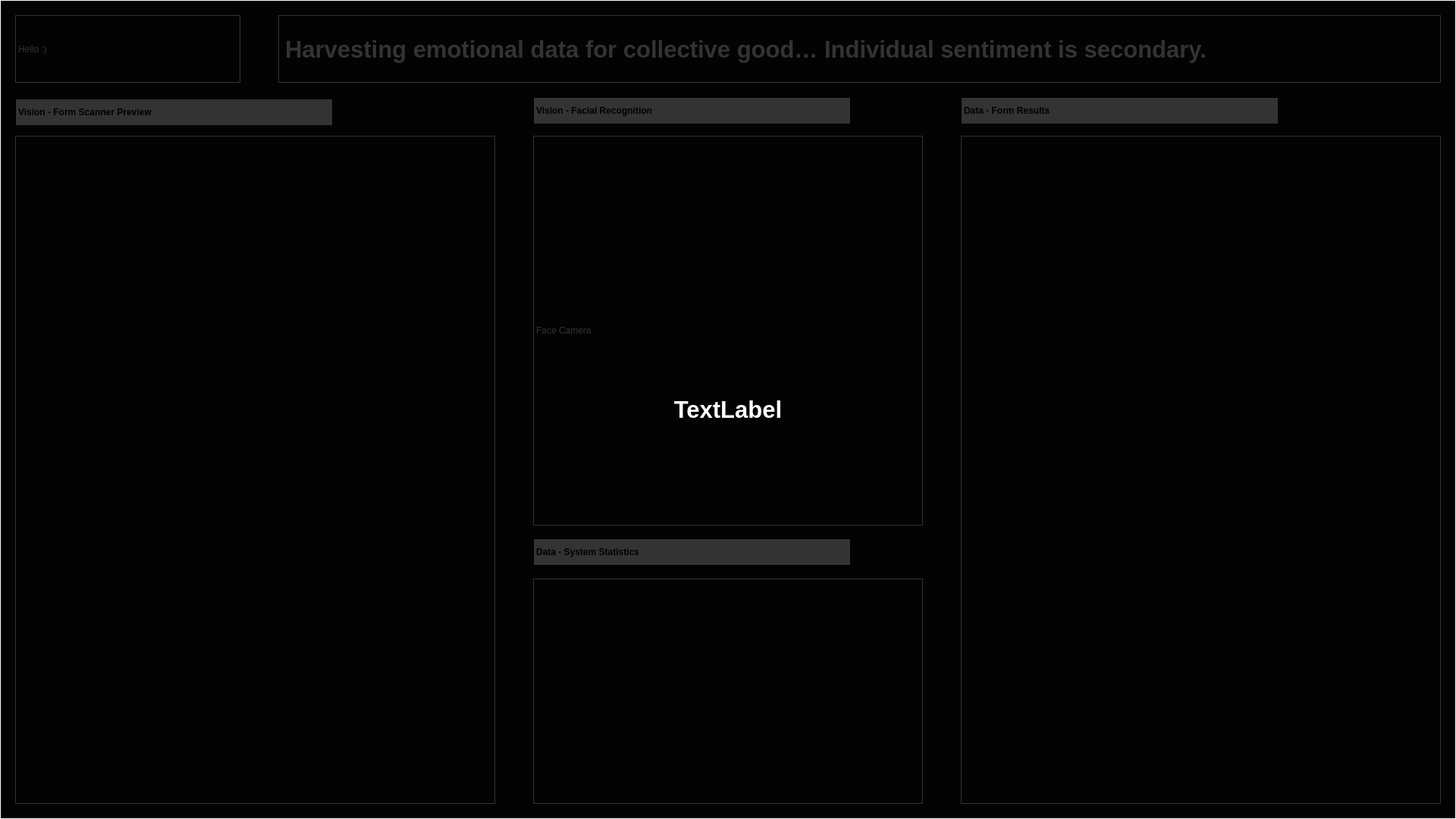
<?xml version="1.0" encoding="UTF-8"?>
<ui version="4.0">
 <class>DisplayWidget</class>
 <widget class="QWidget" name="DisplayWidget">
  <property name="geometry">
   <rect>
    <x>0</x>
    <y>0</y>
    <width>1920</width>
    <height>1080</height>
   </rect>
  </property>
  <property name="windowTitle">
   <string>William Westwood - CSM2024</string>
  </property>
  <property name="styleSheet">
   <string notr="true">
    #DisplayWidget {
    background-color: rgb(14, 14, 14);
    }

    QLabel {
    color: rgb(255, 255, 255);
    font: 75 12pt "Roboto Mono";
    }


    QProgressBar {
    border: none;
    border-radius: 0px;
    background-color: rgb(14, 14, 14);
    }

    QProgressBar::chunk {
    background-color: #FFFFFF;
    width: 20px;
    margin: 2px;
    }

   </string>
  </property>

  <widget class="QLabel" name="logoLabel">
   <property name="geometry">
    <rect>
     <x>20</x>
     <y>20</y>
     <width>297</width>
     <height>89</height>
    </rect>
   </property>
   <property name="frameShape">
    <enum>QFrame::Shape::Box</enum>
   </property>
   <property name="text">
    <string>Hello :)</string>
   </property>
  </widget>

  <widget class="QLabel" name="progressLabel">
   <property name="geometry">
    <rect>
     <x>367</x>
     <y>20</y>
     <width>1533</width>
     <height>89</height>
    </rect>
   </property>
   <property name="frameShape">
    <enum>QFrame::Shape::Box</enum>
   </property>
   <property name="text">
    <string>Harvesting emotional data for collective good… Individual sentiment is secondary.</string>
   </property>
   <property name="styleSheet">
    <string notr="true">
     font-weight: 600;
     text-transform: uppercase;
     font-size: 23pt;
    </string>
   </property>
  </widget>

  <widget class="QLabel" name="frameTitle">
   <property name="geometry">
    <rect>
     <x>20</x>
     <y>130</y>
     <width>419</width>
     <height>36</height>
    </rect>
   </property>
   <property name="frameShape">
    <enum>QFrame::Shape::Box</enum>
   </property>
   <property name="text">
    <string>Vision - Form Scanner Preview</string>
   </property>
   <property name="styleSheet">
    <string notr="true">
     background-color: rgb(255, 255, 255);
     color: rgb(0, 0, 0);
     font-weight: 600;
     text-transform: uppercase;
    </string>
   </property>
  </widget>

  <widget class="QLabel" name="frameLabel">
   <property name="geometry">
    <rect>
     <x>20</x>
     <y>179</y>
     <width>633</width>
     <height>881</height>
    </rect>
   </property>
   <property name="frameShape">
    <enum>QFrame::Shape::Box</enum>
   </property>

   <widget class="QLabel" name="frameWidget">

    <property name="geometry">
     <rect>
      <x>5</x>
      <y>5</y>
      <width>623</width>
      <height>871</height>
     </rect>
    </property>
   </widget>

  </widget>

  <widget class="QLabel" name="faceTitle">
   <property name="geometry">
    <rect>
     <x>703</x>
     <y>128</y>
     <width>419</width>
     <height>36</height>
    </rect>
   </property>
   <property name="frameShape">
    <enum>QFrame::Shape::Box</enum>
   </property>
   <property name="text">
    <string>Vision - Facial Recognition</string>
   </property>
   <property name="styleSheet">
    <string notr="true">
     background-color: rgb(255, 255, 255);
     color: rgb(0, 0, 0);
     font-weight: 600;
     text-transform: uppercase;
    </string>
   </property>
  </widget>

  <widget class="QLabel" name="faceLabel">
   <property name="geometry">
    <rect>
     <x>703</x>
     <y>179</y>
     <width>514</width>
     <height>514</height>
    </rect>
   </property>
   <property name="frameShape">
    <enum>QFrame::Shape::Box</enum>
   </property>
   <property name="text">
    <string>Face Camera</string>
   </property>

   <widget class="QLabel" name="faceWidget">

    <property name="geometry">
     <rect>
      <x>5</x>
      <y>5</y>
      <width>504</width>
      <height>504</height>
     </rect>
    </property>
   </widget>

  </widget>

  <widget class="QLabel" name="statsTitle">
   <property name="geometry">
    <rect>
     <x>703</x>
     <y>710</y>
     <width>419</width>
     <height>36</height>
    </rect>
   </property>
   <property name="frameShape">
    <enum>QFrame::Shape::Box</enum>
   </property>
   <property name="text">
    <string>Data - System Statistics</string>
   </property>
   <property name="styleSheet">
    <string notr="true">
     background-color: rgb(255, 255, 255);
     color: rgb(0, 0, 0);
     font-weight: 600;
     text-transform: uppercase;
    </string>
   </property>
  </widget>

  <widget class="QLabel" name="statsLabel">
   <property name="geometry">
    <rect>
     <x>703</x>
     <y>763</y>
     <width>514</width>
     <height>297</height>
    </rect>
   </property>
   <property name="frameShape">
    <enum>QFrame::Shape::Box</enum>
   </property>

    <widget class="QLabel" name="cpuLabel">
     <property name="geometry">
      <rect>
       <x>10</x>
       <y>0</y>
       <width>504</width>
       <height>45</height>
      </rect>
     </property>
     <property name="styleSheet">
      <string notr="true">
       font-weight: 400;
       font-size: 16pt;
       text-transform: uppercase;
      </string>
     </property>
    </widget>

   <widget class="QProgressBar" name="cpuBar">
    <property name="geometry">
     <rect>
      <x>10</x>
      <y>45</y>
      <width>494</width>
      <height>40</height>
     </rect>
    </property>
    <property name="value">
     <number>0</number>
    </property>
    <property name="minimum">
     <number>0</number>
    </property>
    <property name="maximum">
     <number>100</number>
    </property>
    <property name="textVisible">
     <bool>false</bool>
    </property>
   </widget>


    <widget class="QLabel" name="memLabel">
     <property name="geometry">
      <rect>
       <x>10</x>
       <y>99</y>
       <width>504</width>
       <height>45</height>
      </rect>
     </property>
     <property name="styleSheet">
      <string notr="true">
       font-weight: 400;
       font-size: 16pt;
       text-transform: uppercase;
      </string>
     </property>
    </widget>



   <widget class="QProgressBar" name="memBar">
    <property name="geometry">
     <rect>
      <x>10</x>
      <y>144</y>
      <width>494</width>
      <height>40</height>
     </rect>
    </property>
    <property name="value">
     <number>0</number>
    </property>
    <property name="minimum">
     <number>0</number>
    </property>
    <property name="maximum">
     <number>100</number>
    </property>
    <property name="textVisible">
     <bool>false</bool>
    </property>
   </widget>

<!--   <widget class="QLabel" name="uptimeLabel">-->
<!--    <property name="geometry">-->
<!--     <rect>-->
<!--      <x>5</x>-->
<!--      <y>198</y>-->
<!--      <width>504</width>-->
<!--      <height>45</height>-->
<!--     </rect>-->
<!--    </property>-->
<!--   </widget>-->

  </widget>

  <widget class="QLabel" name="resultsTitle">
   <property name="geometry">
    <rect>
     <x>1267</x>
     <y>128</y>
     <width>419</width>
     <height>36</height>
    </rect>
   </property>
   <property name="frameShape">
    <enum>QFrame::Shape::Box</enum>
   </property>
   <property name="text">
    <string>Data - Form Results</string>
   </property>
   <property name="styleSheet">
    <string notr="true">
     background-color: rgb(255, 255, 255);
     color: rgb(0, 0, 0);
     font-weight: 600;
     text-transform: uppercase;
    </string>
   </property>
  </widget>

  <widget class="QLabel" name="resultsLabel">
   <property name="geometry">
    <rect>
     <x>1267</x>
     <y>179</y>
     <width>633</width>
     <height>881</height>
    </rect>
   </property>
   <property name="frameShape">
    <enum>QFrame::Shape::Box</enum>
   </property>

    <widget class="QLabel" name="svgWidget">
    <property name="geometry">
     <rect>
      <x>5</x>
      <y>5</y>
      <width>623</width>
      <height>871</height>
     </rect>
    </property>
   </widget>

  </widget>

  <widget class="QLabel" name="progressWidget">
   <property name="geometry">
    <rect>
     <x>0</x>
     <y>0</y>
     <width>1920</width>
     <height>1080</height>
    </rect>
   </property>

   <property name="visible">
    <bool>false</bool>
   </property>

   <property name="frameShape">
    <enum>QFrame::Shape::Box</enum>
   </property>

   <property name="text">
    <string>TextLabel</string>
   </property>

   <property name="alignment">
    <set>Qt::AlignCenter</set>
   </property>

   <property name="styleSheet">
    <string notr="true">
     background-color: rgba(0, 0, 0, 0.8);
     font-weight: 600;
     font-size: 23pt;
     text-transform: uppercase;
    </string>
   </property>
  </widget>


 </widget>
</ui>
